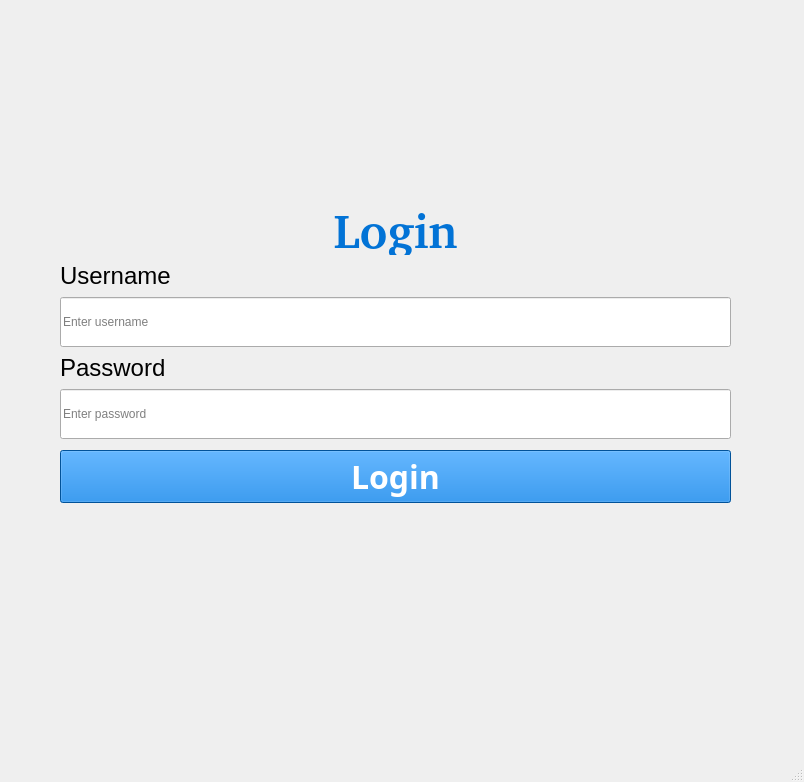
<?xml version="1.0" encoding="UTF-8"?>
<ui version="4.0">
 <class>MainWindow</class>
 <widget class="QMainWindow" name="MainWindow">
  <property name="geometry">
   <rect>
    <x>0</x>
    <y>0</y>
    <width>804</width>
    <height>782</height>
   </rect>
  </property>
  <property name="windowTitle">
   <string>MainWindow</string>
  </property>
  <widget class="QWidget" name="centralwidget">
   <widget class="QWidget" name="verticalLayoutWidget">
    <property name="geometry">
     <rect>
      <x>60</x>
      <y>200</y>
      <width>671</width>
      <height>371</height>
     </rect>
    </property>
    <layout class="QVBoxLayout" name="verticalLayout">
     <item>
      <widget class="QLabel" name="label">
       <property name="maximumSize">
        <size>
         <width>16777215</width>
         <height>50</height>
        </size>
       </property>
       <property name="font">
        <font>
         <family>UTM Facebook K&amp;T</family>
         <pointsize>36</pointsize>
         <weight>75</weight>
         <bold>true</bold>
        </font>
       </property>
       <property name="styleSheet">
        <string notr="true">color: #0273d6;</string>
       </property>
       <property name="text">
        <string>Login</string>
       </property>
       <property name="alignment">
        <set>Qt::AlignCenter</set>
       </property>
      </widget>
     </item>
     <item>
      <widget class="QLabel" name="label_2">
       <property name="minimumSize">
        <size>
         <width>0</width>
         <height>10</height>
        </size>
       </property>
       <property name="maximumSize">
        <size>
         <width>16777215</width>
         <height>20</height>
        </size>
       </property>
       <property name="font">
        <font>
         <pointsize>18</pointsize>
        </font>
       </property>
       <property name="text">
        <string>Username</string>
       </property>
      </widget>
     </item>
     <item>
      <widget class="QLineEdit" name="lineEdit">
       <property name="maximumSize">
        <size>
         <width>16777215</width>
         <height>50</height>
        </size>
       </property>
       <property name="placeholderText">
        <string notr="true" comment="Nhập email" extracomment="Nhập email">Enter username</string>
       </property>
       <property name="clearButtonEnabled">
        <bool>false</bool>
       </property>
      </widget>
     </item>
     <item>
      <widget class="QLabel" name="label_3">
       <property name="maximumSize">
        <size>
         <width>16777215</width>
         <height>20</height>
        </size>
       </property>
       <property name="font">
        <font>
         <pointsize>18</pointsize>
        </font>
       </property>
       <property name="text">
        <string>Password</string>
       </property>
      </widget>
     </item>
     <item>
      <widget class="QLineEdit" name="lineEdit_2">
       <property name="maximumSize">
        <size>
         <width>16777215</width>
         <height>50</height>
        </size>
       </property>
       <property name="inputMethodHints">
        <set>Qt::ImhHiddenText</set>
       </property>
       <property name="placeholderText">
        <string notr="true">Enter password</string>
       </property>
      </widget>
     </item>
     <item>
      <widget class="QPushButton" name="pushButton">
       <property name="font">
        <font>
         <family>UTM Helve</family>
         <pointsize>24</pointsize>
         <weight>75</weight>
         <bold>true</bold>
        </font>
       </property>
       <property name="styleSheet">
        <string notr="true">background: #0273d6;
color: #ffffff;</string>
       </property>
       <property name="text">
        <string>Login</string>
       </property>
      </widget>
     </item>
     <item>
      <layout class="QHBoxLayout" name="horizontalLayout" stretch="0,0,0">
       <item>
        <widget class="QLabel" name="label_5">
         <property name="maximumSize">
          <size>
           <width>50</width>
           <height>50</height>
          </size>
         </property>
         <property name="text">
          <string/>
         </property>
         <property name="pixmap">
          <pixmap>../../../../../../Downloads/search.png</pixmap>
         </property>
         <property name="scaledContents">
          <bool>true</bool>
         </property>
        </widget>
       </item>
       <item>
        <widget class="QLabel" name="label_6">
         <property name="maximumSize">
          <size>
           <width>50</width>
           <height>50</height>
          </size>
         </property>
         <property name="text">
          <string/>
         </property>
         <property name="pixmap">
          <pixmap>../../../../../../Downloads/microsoft.png</pixmap>
         </property>
         <property name="scaledContents">
          <bool>true</bool>
         </property>
        </widget>
       </item>
       <item>
        <widget class="QLabel" name="label_4">
         <property name="maximumSize">
          <size>
           <width>50</width>
           <height>50</height>
          </size>
         </property>
         <property name="text">
          <string/>
         </property>
         <property name="pixmap">
          <pixmap>../../../../../../Downloads/apple-logo.png</pixmap>
         </property>
         <property name="scaledContents">
          <bool>true</bool>
         </property>
        </widget>
       </item>
      </layout>
     </item>
    </layout>
   </widget>
  </widget>
  <widget class="QMenuBar" name="menubar">
   <property name="geometry">
    <rect>
     <x>0</x>
     <y>0</y>
     <width>804</width>
     <height>24</height>
    </rect>
   </property>
  </widget>
  <widget class="QStatusBar" name="statusbar"/>
 </widget>
 <resources/>
 <connections/>
</ui>
